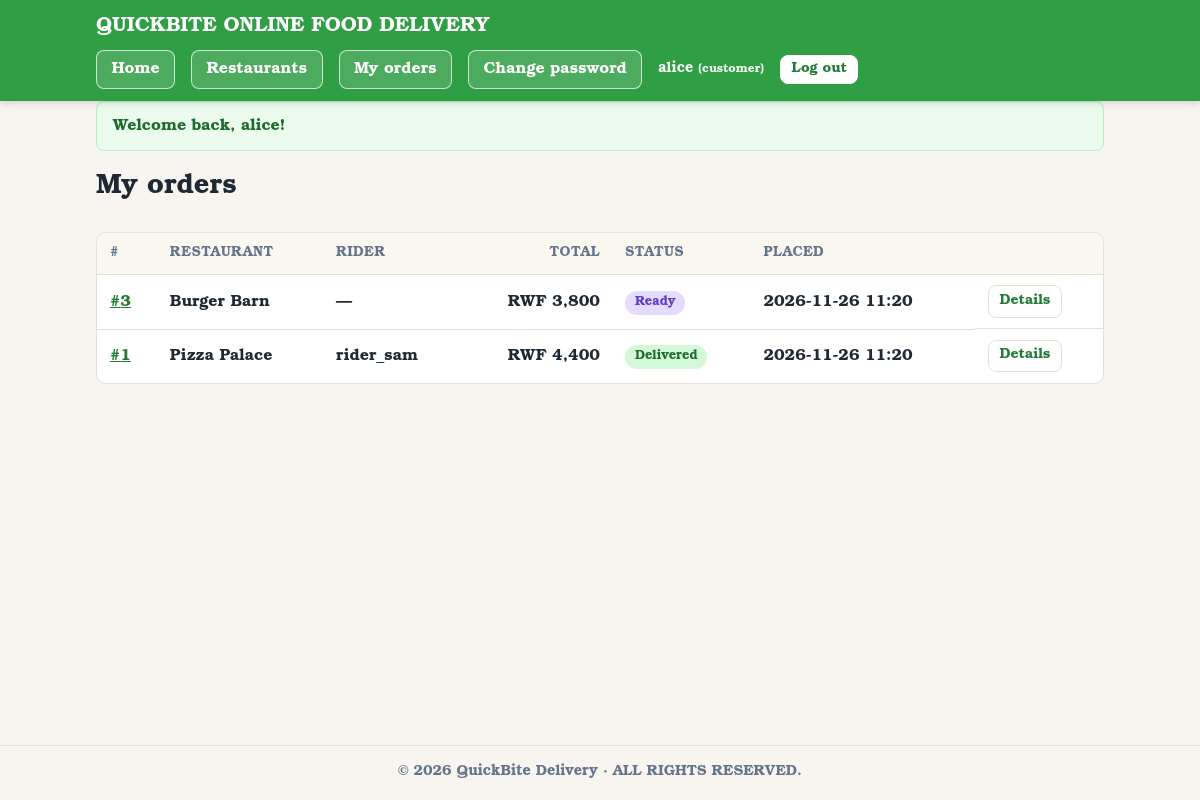
Page /index.php?r=orders/index (signed in) on the committed database.
### tables this page shows
CREATE TABLE users (
    user_id INT AUTO_INCREMENT PRIMARY KEY,
    username VARCHAR(100) NOT NULL,
    email VARCHAR(150) NOT NULL UNIQUE,
    password_hash VARCHAR(255) NOT NULL,
    role ENUM('admin', 'customer', 'rider') NOT NULL,
    must_change_password TINYINT(1) NOT NULL DEFAULT 0,
    created_at TIMESTAMP DEFAULT CURRENT_TIMESTAMP
);

CREATE TABLE orders (
    order_id INT AUTO_INCREMENT PRIMARY KEY,
    customer_id INT NOT NULL,
    restaurant_id INT NOT NULL,
    rider_id INT NULL,
    status VARCHAR(50) NOT NULL DEFAULT 'pending',
    total DECIMAL(10,2) NOT NULL,
    delivery_address VARCHAR(255) NOT NULL,
    created_at TIMESTAMP DEFAULT CURRENT_TIMESTAMP,
    CONSTRAINT fk_order_customer
        FOREIGN KEY (customer_id) REFERENCES users(user_id),
    CONSTRAINT fk_order_restaurant
        FOREIGN KEY (restaurant_id) REFERENCES restaurants(restaurant_id),
    CONSTRAINT fk_order_rider
        FOREIGN KEY (rider_id) REFERENCES users(user_id)
        ON DELETE SET NULL
);

CREATE TABLE restaurants (
    restaurant_id INT AUTO_INCREMENT PRIMARY KEY,
    name VARCHAR(100) NOT NULL,
    location VARCHAR(150) NOT NULL,
    phone VARCHAR(20) NOT NULL
);

### core/helpers.php (called while the page is built, shortened)
<?php
function e(?string $value): string
{
    return htmlspecialchars((string)$value, ENT_QUOTES | ENT_SUBSTITUTE, 'UTF-8');
}
function url(string $route = 'home/index', array $params = []): string
{
    return BASE_URL . '/index.php?' . http_build_query(['r' => $route] + $params);
}
function flashes(): array
{
    $all = $_SESSION['flash'] ?? [];
    return $all;
}
function money($amount): string
{
    return CURRENCY . number_format((float)$amount, 0);
}
function status_label(string $status): string
{
    return ucwords(str_replace('_', ' ', $status));
}
function view(string $name, array $data = []): void
{
    extract($data, EXTR_SKIP);
    require BASE_PATH . '/views/layout/header.php';
    require BASE_PATH . '/views/' . $name . '.php';
    require BASE_PATH . '/views/layout/footer.php';
}

### controllers/OrderController.php (called while the page is built, shortened)
<?php
final class OrderController
{
    public function index(): void
    {
        $user = Auth::user();
        view('orders/index', [
            'title'  => $user['role'] === 'customer' ? 'My orders' : 'Orders',
            'orders' => OrderModel::listFor($user['role'], $user['id']),
        ]);
    }
}

### index.php (called while the page is built, shortened)
<?php
require __DIR__ . '/core/bootstrap.php';
$route = isset($_GET['r']) && is_string($_GET['r']) ? $_GET['r'] : 'home/index';
$parts = explode('/', $route, 2);
$action = $parts[1] ?? 'index';
try {
    (new $class())->$action();
} catch (Throwable $e) {
    error_log($e->getMessage() . ' @ ' . $e->getFile() . ':' . $e->getLine());
    http_response_code(500);
    view('errors/500', [
        'title'  => 'Server error',
        'detail' => APP_DEBUG ? $e->getMessage() : null,
    ]);
}

### core/Auth.php (called while the page is built, shortened)
<?php
final class Auth
{
    public static function user(): ?array
    {
        return $_SESSION['user'] ?? null;
    }
    public static function id(): int
    {
        return (int)($_SESSION['user']['id'] ?? 0);
    }
    public static function refresh(): void
    {
        try {
            $row = UserModel::find(self::id());
        } catch (Throwable $e) {
            return;
        }
    }
}

### core/Database.php (called while the page is built, shortened)
<?php
final class Database
{
    private static ?PDO $pdo = null;
    public static function pdo(): PDO
    {
        if (self::$pdo === null) {
            $dsn = sprintf('mysql:host=%s;port=%s;dbname=%s;charset=utf8mb4', DB_HOST, DB_PORT, DB_NAME);
            self::$pdo = new PDO($dsn, DB_USER, DB_PASS, [
                PDO::ATTR_ERRMODE            => PDO::ERRMODE_EXCEPTION,
                PDO::ATTR_DEFAULT_FETCH_MODE => PDO::FETCH_ASSOC,
                PDO::ATTR_EMULATE_PREPARES   => false,
            ]);
        }
        return self::$pdo;
    }
    public static function query(string $sql, array $params = []): PDOStatement
    {
        $stmt = self::pdo()->prepare($sql);
        $stmt->execute($params);
        return $stmt;
    }
}

### models/UserModel.php (called while the page is built, shortened)
<?php
final class UserModel
{
    public static function find(int $id): ?array
    {
        $row = Database::query('SELECT * FROM users WHERE user_id = ?', [$id])->fetch();
        return $row ?: null;
    }
}

### core/bootstrap.php (called while the page is built, shortened)
<?php
spl_autoload_register(static function (string $class): void {
    foreach (['core', 'models', 'controllers'] as $dir) {
        $file = BASE_PATH . "/$dir/$class.php";
        if (is_file($file)) {
            return;
        }
    }
});
require BASE_PATH . '/core/helpers.php';
Auth::refresh();

### models/OrderModel.php (called while the page is built, shortened)
<?php
final class OrderModel
{
    public static function listFor(string $role, int $userId): array
    {
        $sql = self::SELECT;
        $params = [];
        if ($role === 'customer') {
            $sql .= ' WHERE o.customer_id = ?';
            $params[] = $userId;
        } elseif ($role === 'rider') {
            $sql .= " WHERE o.rider_id = ? OR (o.rider_id IS NULL AND o.status = 'ready')";
            $params[] = $userId;
        }
        $sql .= ' ORDER BY o.order_id DESC';
        return Database::query($sql, $params)->fetchAll();
    }
}

### views/orders/index.php (the view, shortened to what this page needs)
<?php $role = Auth::user()['role']; ?>
<div class="page-head">
    <h1><?= e($title) ?></h1>
</div>
<?php if (!$orders): ?>
    <p class="muted">No orders to show.</p>
<?php else: ?>
<div class="table-wrap">
<table>
    <thead>
        <tr>
            <th>#</th><th>Restaurant</th>
            <?php if ($role !== 'rider'): ?><th>Rider</th><?php endif; ?>
            <th class="num">Total</th><th>Status</th><th>Placed</th><th></th>
        </tr>
    </thead>
    <tbody>
    <?php foreach ($orders as $o): ?>
        <tr>
            <td><a href="<?= e(url('orders/show', ['id' => $o['order_id']])) ?>">#<?= (int)$o['order_id'] ?></a></td>
            <td><?= e($o['restaurant_name']) ?></td>
            <?php if ($role !== 'rider'): ?><td><?= e($o['rider_name'] ?? '—') ?></td><?php endif; ?>
            <td class="num"><?= e(money($o['total'])) ?></td>
            <td><span class="badge status-<?= e($o['status']) ?>"><?= e(status_label($o['status'])) ?></span></td>
            <td><?= e(substr((string)$o['created_at'], 0, 16)) ?></td>
            <td class="actions">
                <a class="btn btn-small btn-light" href="<?= e(url('orders/show', ['id' => $o['order_id']])) ?>">Details</a>
            </td>
        </tr>
    <?php endforeach; ?>
    </tbody>
</table>
</div>
<?php endif; ?>

### views/layout/header.php (shortened to what this page needs)
<?php
$currentUser = Auth::user();
?><!DOCTYPE html>
<html lang="en">
<head>
    <link rel="stylesheet" href="<?= e(BASE_URL) ?>/assets/css/style.css">
</head>
<body data-api="<?= e(BASE_URL . '/api.php') ?>" data-show-url="<?= e(url('restaurants/show')) ?>">
<header class="site-header">
    <div class="container nav">
        <a class="brand" href="<?= e(url('home/index')) ?>"> QUICKBITE ONLINE FOOD DELIVERY</a>
        <nav id="nav-links" class="nav-links">
            <a href="<?= e(url('home/index')) ?>">Home</a>
            <a href="<?= e(url('restaurants/index')) ?>">Restaurants</a>
            <?php if ($currentUser): ?>
                <a href="<?= e(url('orders/index')) ?>"><?= $currentUser['role'] === 'customer' ? 'My orders' : 'Orders' ?></a>
                <a href="<?= e(url('auth/changePassword')) ?>">Change password</a>
                <span class="nav-user"><?= e($currentUser['username']) ?> <small>(<?= e($currentUser['role']) ?>)</small></span>
                <form method="post" action="<?= e(url('auth/logout')) ?>" class="inline-form">
                    <button type="submit" class="btn btn-small btn-light">Log out</button>
                </form>
            <?php else: ?>
                <a href="<?= e(url('auth/login')) ?>">Log in</a>
                <a class="btn btn-small btn-light" href="<?= e(url('auth/register')) ?>">Sign up</a>
            <?php endif; ?>
        </nav>
    </div>
</header>
<main class="container">
    <?php foreach (flashes() as $f): ?>
        <div class="flash flash-<?= e($f['type']) ?>" role="status"><?= e($f['msg']) ?></div>
    <?php endforeach; ?>

### assets/css/style.css (style rules this page uses)
:root { --brand: #2f9e44; --brand-dark: #237a35; --ink: #1f2933; --muted: #64748b; --bg: #f8f5f1; --card: #ffffff; --line: #e5e0d8; --ok: #2f9e44; --danger: #d9480f; --radius: 10px; }
* { box-sizing: border-box; }
body { margin: 0; font-family: "Bookman Old Style", Bookman, "URW Bookman", "Bookman URW", Georgia, serif; font-weight: 700; color: var(--ink); background: var(--bg); line-height: 1.5; min-height: 100vh; display: flex; flex-direction: column; }
main { flex: 1; padding-top: 1.5rem; padding-bottom: 2rem; }
.container { width: 100%; max-width: 1040px; margin: 0 auto; padding: 0 1rem; }
a { color: var(--brand-dark); }
h1 { margin: 0 0 .5rem; font-size: 1.7rem; }
.site-header { background: var(--brand); color: #fff; position: sticky; top: 0; z-index: 100; box-shadow: 0 2px 8px rgba(0, 0, 0, .15); }
.nav { display: flex; align-items: center; justify-content: space-between; flex-wrap: wrap; gap: .5rem; padding-top: .75rem; padding-bottom: .75rem; }
.brand { color: #fff; text-decoration: none; font-weight: 700; font-size: 1.25rem; }
.nav-links { display: flex; align-items: center; gap: 1rem; flex-wrap: wrap; }
.nav-links a:not(.btn) { color: #fff; text-decoration: none; font-weight: 700; padding: .4rem .9rem; border: 1px solid rgba(255, 255, 255, .7); border-radius: 8px; background: rgba(255, 255, 255, .14); }
.nav-user { font-size: .9rem; opacity: .95; }
.btn { display: inline-block; padding: .55rem 1rem; border: 0; border-radius: 8px; background: var(--brand); color: #fff; font-size: 1rem; font-weight: 600; cursor: pointer; text-decoration: none; text-align: center; }
.btn-light { background: #fff; color: var(--brand-dark); border: 1px solid var(--line); }
.site-header .btn-light { color: var(--brand-dark); border-color: #fff; }
.btn-small { padding: .3rem .65rem; font-size: .88rem; }
.inline-form { display: inline; margin: 0; }
.page-head { display: flex; justify-content: space-between; align-items: flex-start; flex-wrap: wrap; gap: .75rem; margin-bottom: 1rem; }
.actions { display: flex; flex-wrap: wrap; gap: .5rem; align-items: center; margin-top: .5rem; }
td.actions { margin-top: 0; }
input, select, textarea, button { font-family: inherit; font-weight: inherit; }
.flash { padding: .75rem 1rem; border-radius: 8px; margin-bottom: 1rem; border: 1px solid; }
.flash-success { background: #ebfbee; border-color: #b2f2bb; color: #1e6b2f; }
.table-wrap { overflow-x: auto; background: var(--card); border: 1px solid var(--line); border-radius: var(--radius); margin-bottom: 1rem; }
table { width: 100%; border-collapse: collapse; }
th, td { padding: .65rem .8rem; text-align: left; border-bottom: 1px solid var(--line); vertical-align: middle; }
thead th { background: #faf6f0; font-size: .85rem; text-transform: uppercase; letter-spacing: .03em; color: var(--muted); }
tbody tr:last-child td { border-bottom: 0; }
.num { text-align: right; white-space: nowrap; }
.badge { display: inline-block; padding: .15rem .6rem; border-radius: 999px; font-size: .8rem; font-weight: 600; background: #eceff1; color: #455a64; white-space: nowrap; }
.badge-ok, .status-delivered { background: #d3f9d8; color: #1e6b2f; }
.status-ready { background: #e5dbff; color: #5f3dc4; }

### rows in the picture
users: username "alice", role "customer"
orders: order_id "3", restaurant.name "Burger Barn", rider_name "—", total "RWF 3,800", status "Ready", created_at "2026-11-26 11:20"
orders: order_id "1", restaurant.name "Pizza Palace", rider.username "rider_sam", total "RWF 4,400", status "Delivered", created_at "2026-11-26 11:20"

### other values in the picture
$f['msg'] "Welcome back, alice!"
$title "My orders"
APP_NAME "QuickBite Delivery"
